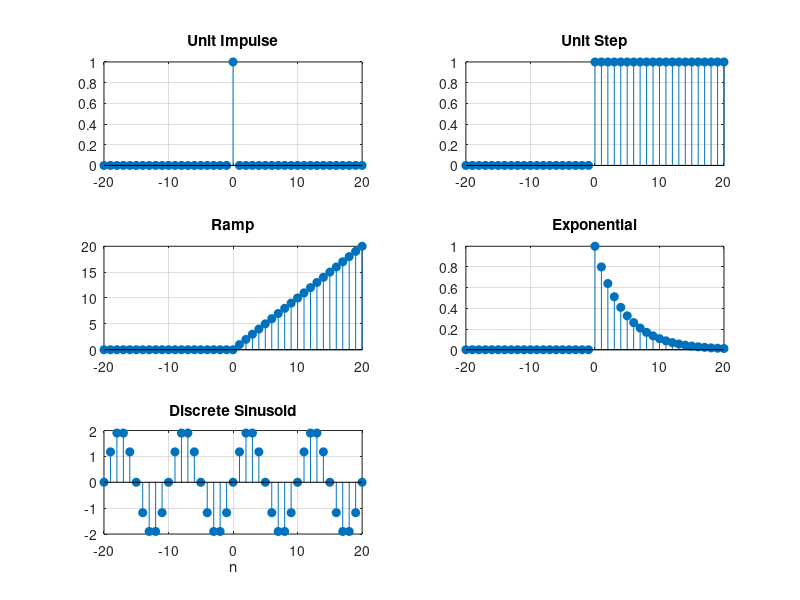

Source code (MATLAB):
% Experiment 2: Generation of Discrete-Time Signals
clc; clear; close all;
n = -20:20;
A = 2; f0 = 0.1; a = 0.1;
imp = double(n==0);
step = double(n>=0);
ramp = n.*step;
expSig = (0.8).^n .* step;
sinSig = A*sin(2*pi*f0*n);
figure;
subplot(3,2,1); stem(n,imp,'filled'); grid on; title('Unit Impulse');
subplot(3,2,2); stem(n,step,'filled'); grid on; title('Unit Step');
subplot(3,2,3); stem(n,ramp,'filled'); grid on; title('Ramp');
subplot(3,2,4); stem(n,expSig,'filled'); grid on; title('Exponential');
subplot(3,2,5); stem(n,sinSig,'filled'); grid on; title('Discrete Sinusoid');
xlabel('n');
